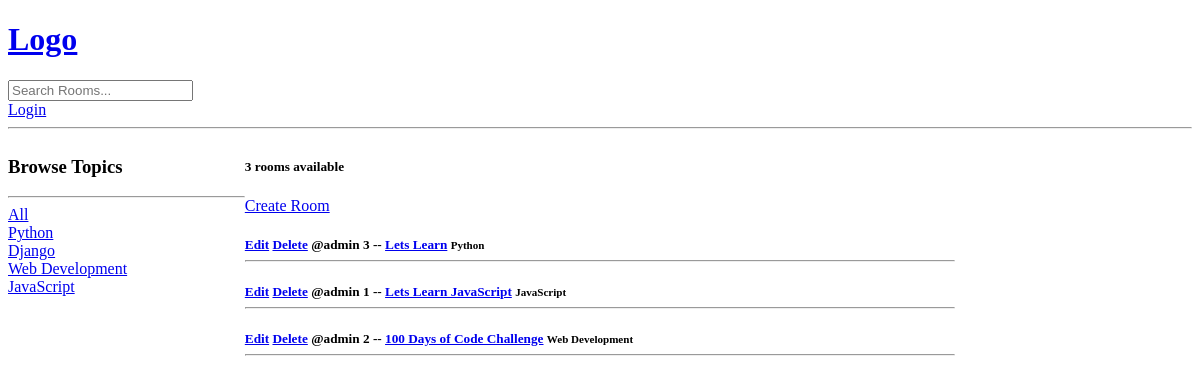
The app's page /, older data.
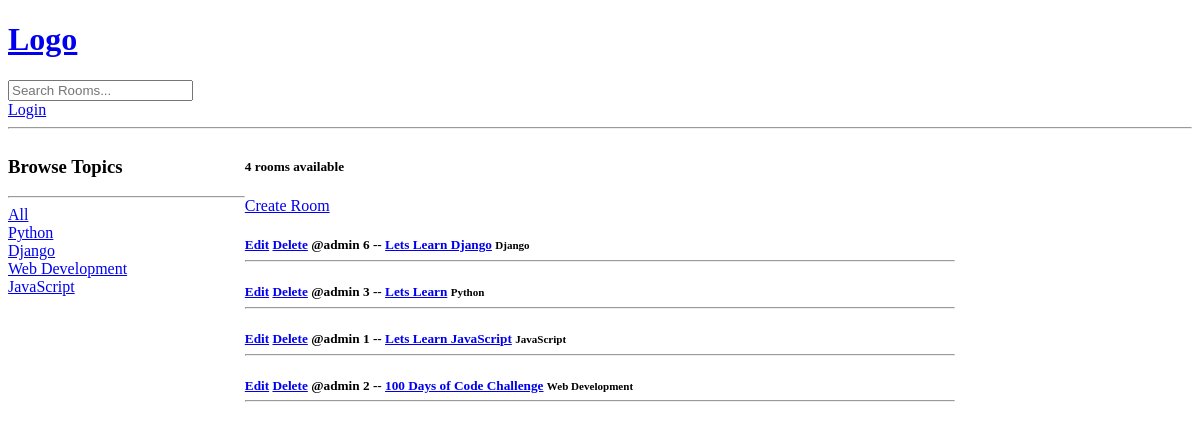
The same page, newer data.
### base/models.py (models this page shows, shortened)
class Topic(models.Model):
    name = models.CharField(max_length=200)

class Room(models.Model):
    host = models.ForeignKey(User, on_delete=models.SET_NULL, null=True)
    topic = models.ForeignKey(Topic, on_delete=models.SET_NULL, null=True)
    name = models.CharField(max_length=200)
    description = models.TextField(null=True, blank=True)
    updated = models.DateTimeField(auto_now=True)
    created = models.DateTimeField(auto_now_add=True)
    class Meta:
        ordering = ["-updated", "-created"]

### base/views.py (the view)
# urls.py: path('', views.home, name="home"),
def home(request):
    q = request.GET.get("q") if request.GET.get("q") else ""
    rooms = Room.objects.filter(
        Q(topic__name__icontains=q) |
        Q(name__icontains=q) |
        Q(description__icontains=q)
        )
    room_count = rooms.count()
    topics = Topic.objects.all()
    context = {"rooms":rooms, "topics": topics, "room_count": room_count}
    return render(request, "base/home.html", context)

### base/templates/base/home.html (shortened to what this page needs)
{% extends 'main.html'%} {% block content %}
<div class="home-container">
  <div>
    <h3>Browse Topics</h3>
    <hr />
    <div>
      <a href="{% url 'home' %}">All</a>
    </div>
    {% for topic in topics %}
    <div>
      <a href="{% url 'home' %}?q={{topic.name}}">{{topic.name}}</a>
    </div>
    {% endfor %}
  </div>
  <div>
    <h5>{{room_count}} rooms available</h5>
    <a href="{% url 'create-room' %}">Create Room</a>
    <div>
      {% for room in rooms %}
      <h5>
        {% if request.user != room.host %}
        <a href="{% url 'update-room' room.id %}">Edit</a>
        <a href="{% url 'delete-room' room.id %}">Delete</a>
        {% endif %}
        <span>@{{ room.host.username }}</span>
        {{ room.id }} -- <a href="{% url 'room' room.id %}">{{ room.name }}</a>
        <small>{{ room.topic.name }}</small>
        <hr />
      </h5>
      {% endfor %}
    </div>
  </div>
</div>
{% endblock %}

Row changes from the older to the newer data that the page shows:
added Room: shows "Edit", host.username "admin", id "6", name "Lets Learn Django", topic.name "Django"
Text that changed along with them:
{{ room_count }}: "3" → "4"
